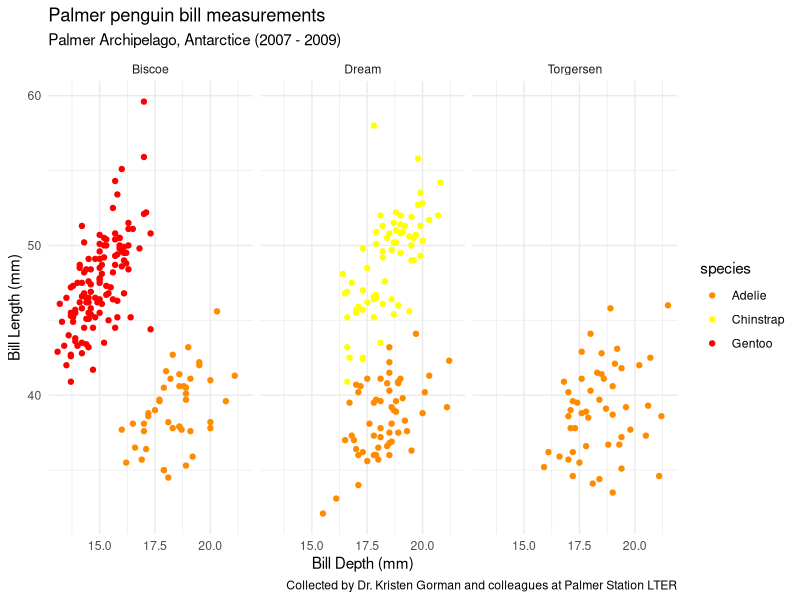
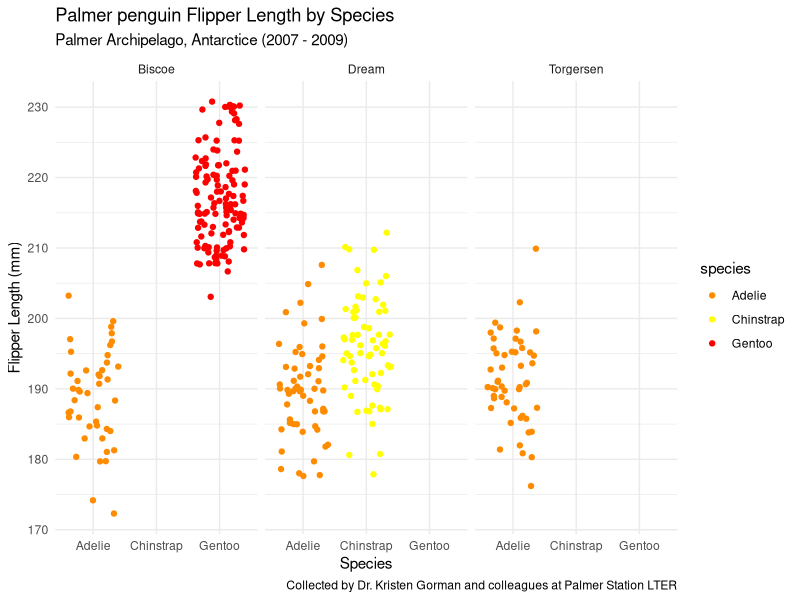

Reproduce these figures in R, in order.
## ---- chunk 1
library(tidyverse)
library(palmerpenguins)
## ---- chunk 2
# Find the slope of f(x) = x^2 at x = 3
ct <- function(x){
  x^2
}

# find deriv of C(t) ----
dc_dt <- D(expr = expression(x^2), name="x")
dc_dt

# store the deriv as a function ----
dc_dt_fun <- function(t) {
  2*x
}
x=3
dc_dt_fun(x)
## ---- chunk 3
# Find the slope of P(a) = 2(3a+2)^4 - 5 at a=1.2
cP <- function(a){
  2* (3*a+2)^4 -5
}

# find deriv of C(t) ----
dcP_dt <- D(expr = expression(2* (3*a+2)^4 -5), name="a")
dcP_dt

# store the deriv as a function ----
dc_dt_fun <- function(a) {
  2 * (4 * (3 * (3 * a + 2)^3))
}
a<-1.2
dc_dt_fun(a)
## ---- chunk 4
ggplot(data = penguins, aes(x = bill_depth_mm, y = bill_length_mm)) +
  geom_point(aes(color = species)) +
  scale_color_manual(values = c("darkorange","yellow","red")) +
  labs(y = "Bill Length (mm)",
       x = "Bill Depth (mm)",
       title = "Palmer penguin bill measurements",
       subtitle = "Palmer Archipelago, Antarctice (2007 - 2009)",
       caption = "Collected by Dr. Kristen Gorman and colleagues at Palmer Station LTER") +
  facet_wrap(~island) +
  theme_minimal()
## ---- chunk 5
ggplot(data = penguins, aes(x = species, y = flipper_length_mm)) +
  geom_jitter(aes(color = species)) +
  scale_color_manual(values = c("darkorange","yellow","red")) +
  labs(x = "Species",
       y = "Flipper Length (mm)",
       title = "Palmer penguin Flipper Length by Species",
       subtitle = "Palmer Archipelago, Antarctice (2007 - 2009)",
       caption = "Collected by Dr. Kristen Gorman and colleagues at Palmer Station LTER") +
  facet_wrap(~island) +
  theme_minimal()
